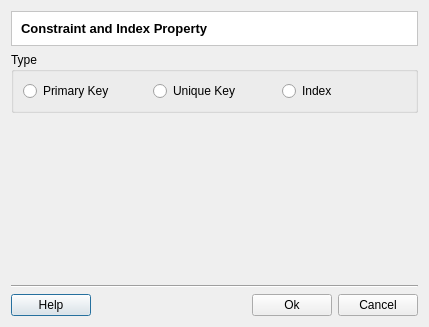
<?xml version="1.0" encoding="UTF-8"?>
<ui version="4.0">
 <class>ConstraintsIndexesPropertyDialogForm</class>
 <widget class="QDialog" name="ConstraintsIndexesPropertyDialogForm">
  <property name="geometry">
   <rect>
    <x>0</x>
    <y>0</y>
    <width>429</width>
    <height>327</height>
   </rect>
  </property>
  <property name="windowTitle">
   <string>Constraint and Indexes Property</string>
  </property>
  <layout class="QGridLayout" name="gridLayout_5">
   <item row="0" column="0">
    <layout class="QGridLayout" name="gridLayout_4">
     <item row="0" column="0">
      <widget class="QFrame" name="frame">
       <property name="styleSheet">
        <string notr="true">QWidget { background: white }</string>
       </property>
       <property name="frameShape">
        <enum>QFrame::StyledPanel</enum>
       </property>
       <property name="frameShadow">
        <enum>QFrame::Sunken</enum>
       </property>
       <layout class="QVBoxLayout" name="verticalLayout_5">
        <item>
         <widget class="QLabel" name="m_titleLabel">
          <property name="font">
           <font>
            <pointsize>10</pointsize>
            <weight>75</weight>
            <bold>true</bold>
           </font>
          </property>
          <property name="text">
           <string>Constraint and Index Property</string>
          </property>
         </widget>
        </item>
       </layout>
      </widget>
     </item>
     <item row="1" column="0">
      <widget class="QGroupBox" name="m_typeGroupBox">
       <property name="title">
        <string>Type</string>
       </property>
       <layout class="QGridLayout" name="gridLayout_3">
        <item row="0" column="0">
         <widget class="QRadioButton" name="m_pkRadioButton">
          <property name="text">
           <string>Primary Key</string>
          </property>
         </widget>
        </item>
        <item row="0" column="1">
         <widget class="QRadioButton" name="m_ukRadioButton">
          <property name="text">
           <string>Unique Key</string>
          </property>
         </widget>
        </item>
        <item row="0" column="2">
         <widget class="QRadioButton" name="m_idxRadioButton">
          <property name="text">
           <string>Index</string>
          </property>
         </widget>
        </item>
       </layout>
      </widget>
     </item>
     <item row="2" column="0">
      <widget class="QWidget" name="m_widget" native="true">
       <property name="sizePolicy">
        <sizepolicy hsizetype="MinimumExpanding" vsizetype="MinimumExpanding">
         <horstretch>0</horstretch>
         <verstretch>0</verstretch>
        </sizepolicy>
       </property>
      </widget>
     </item>
     <item row="3" column="0">
      <layout class="QGridLayout" name="gridLayout_2">
       <item row="0" column="0">
        <widget class="Line" name="line">
         <property name="orientation">
          <enum>Qt::Horizontal</enum>
         </property>
        </widget>
       </item>
       <item row="1" column="0">
        <layout class="QGridLayout" name="gridLayout">
         <item row="0" column="0">
          <widget class="QPushButton" name="m_helpPushButton">
           <property name="text">
            <string>Help</string>
           </property>
          </widget>
         </item>
         <item row="0" column="1">
          <spacer name="horizontalSpacer">
           <property name="orientation">
            <enum>Qt::Horizontal</enum>
           </property>
           <property name="sizeHint" stdset="0">
            <size>
             <width>40</width>
             <height>20</height>
            </size>
           </property>
          </spacer>
         </item>
         <item row="0" column="2">
          <widget class="QPushButton" name="m_okPushButton">
           <property name="text">
            <string>Ok</string>
           </property>
          </widget>
         </item>
         <item row="0" column="3">
          <widget class="QPushButton" name="m_cancelPushButton">
           <property name="text">
            <string>Cancel</string>
           </property>
          </widget>
         </item>
        </layout>
       </item>
      </layout>
     </item>
    </layout>
   </item>
  </layout>
 </widget>
 <resources/>
 <connections/>
</ui>
